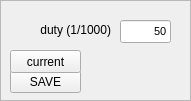
  <widget class="QFrame" name="frame_2">
   <property name="geometry">
    <rect>
     <x>340</x>
     <y>270</y>
     <width>191</width>
     <height>101</height>
    </rect>
   </property>
   <property name="frameShape">
    <enum>QFrame::StyledPanel</enum>
   </property>
   <property name="frameShadow">
    <enum>QFrame::Raised</enum>
   </property>
   <widget class="QPushButton" name="BTN_CAR_SAVE">
    <property name="geometry">
     <rect>
      <x>10</x>
      <y>70</y>
      <width>71</width>
      <height>23</height>
     </rect>
    </property>
    <property name="text">
     <string>SAVE</string>
    </property>
   </widget>
   <widget class="QLineEdit" name="LE_DUTY">
    <property name="geometry">
     <rect>
      <x>120</x>
      <y>20</y>
      <width>51</width>
      <height>23</height>
     </rect>
    </property>
    <property name="font">
     <font>
      <pointsize>8</pointsize>
     </font>
    </property>
    <property name="text">
     <string>50</string>
    </property>
    <property name="alignment">
     <set>Qt::AlignRight|Qt::AlignTrailing|Qt::AlignVCenter</set>
    </property>
   </widget>
   <widget class="QLabel" name="label">
    <property name="geometry">
     <rect>
      <x>20</x>
      <y>20</y>
      <width>91</width>
      <height>20</height>
     </rect>
    </property>
    <property name="text">
     <string>duty (1/1000)</string>
    </property>
    <property name="alignment">
     <set>Qt::AlignRight|Qt::AlignTrailing|Qt::AlignVCenter</set>
    </property>
   </widget>
   <widget class="QPushButton" name="BTN_CAR_PWM">
    <property name="geometry">
     <rect>
      <x>10</x>
      <y>50</y>
      <width>71</width>
      <height>23</height>
     </rect>
    </property>
    <property name="text">
     <string>current</string>
    </property>
   </widget>
  </widget>
